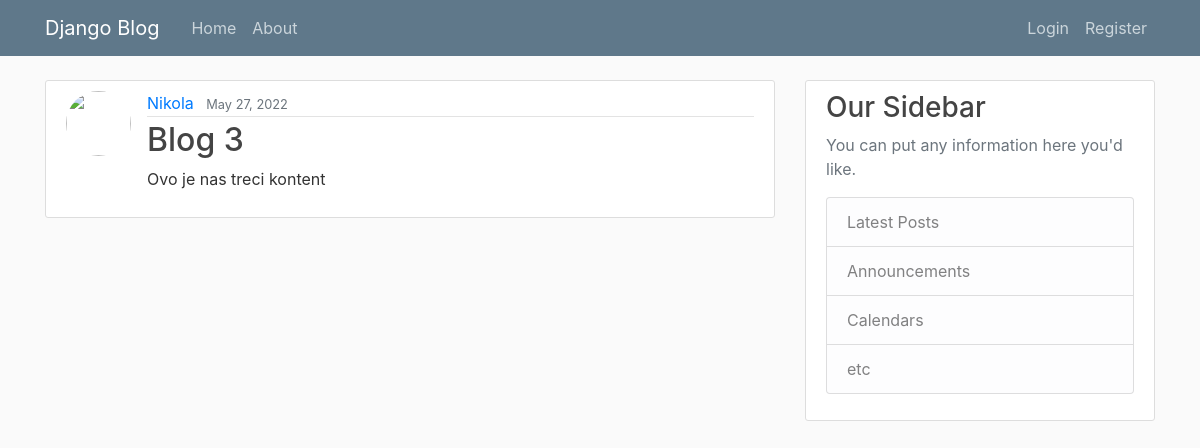
The page /post/3/ on the database as committed earlier.
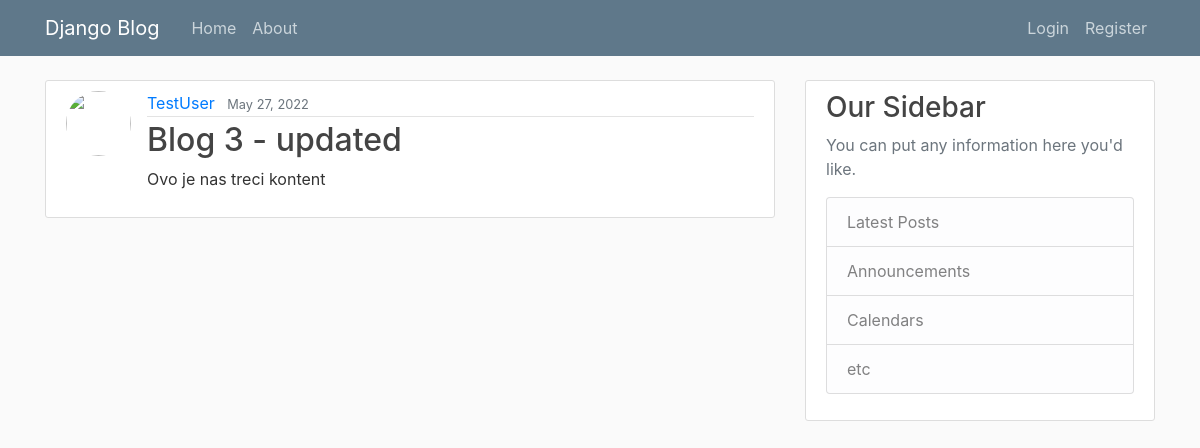
The same page on the database as committed later.
### blog/models.py (models this page shows, shortened)
class Post(models.Model):
    title = models.CharField(max_length=100)
    content = models.TextField()
    date_posted = models.DateTimeField(default=timezone.now)
    author = models.ForeignKey(User, on_delete=models.CASCADE)

### blog/views.py (the view)
# urls.py: path('post/<int:pk>/',PostDetailView.as_view(), name='post-detail'),
class PostDetailView(DetailView):
    model = Post

### blog/templates/blog/post_detail.html (shortened to what this page needs)
{% extends 'blog/base.html' %}
{% block content %}
    <article class="media content-section">
        <img class="rounded-circle article-img"src="{{ object.author.profile.image.url }}">
        <div class="media-body">
        <div class="article-metadata">
            <a class="mr-2" href="#">{{ object.author }}</a>
            <small class="text-muted">{{ object.date_posted|date:"F d, Y" }}</small>
        </div>
        <h2 class="article-title">{{ object.title }}</h2>
        <p class="article-content">{{ object.content }}</p>
        </div>
    </article>
{% endblock content %}

Rows that differ between the two databases and show on the page:
changed Post "Ovo je nas treci kontent": author "Nikola" → "TestUser"; title "Blog 3" → "Blog 3 - updated"
